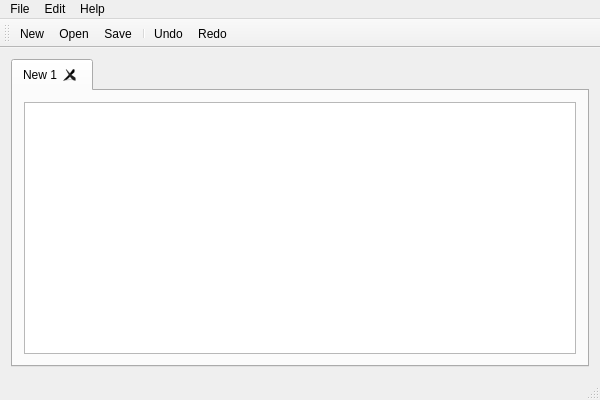
<?xml version="1.0" encoding="UTF-8"?>
<ui version="4.0">
 <class>QNotepadClass</class>
 <widget class="QMainWindow" name="QNotepadClass">
  <property name="geometry">
   <rect>
    <x>0</x>
    <y>0</y>
    <width>600</width>
    <height>400</height>
   </rect>
  </property>
  <property name="windowTitle">
   <string>QNotepad</string>
  </property>
  <widget class="QWidget" name="centralWidget">
   <layout class="QVBoxLayout" name="verticalLayout">
    <item>
     <widget class="QTabWidget" name="tabWidget">
      <property name="currentIndex">
       <number>0</number>
      </property>
      <property name="tabsClosable">
       <bool>true</bool>
      </property>
      <property name="movable">
       <bool>true</bool>
      </property>
      <widget class="QWidget" name="new1">
       <attribute name="title">
        <string>New 1</string>
       </attribute>
       <layout class="QVBoxLayout" name="verticalLayout_2">
        <item>
         <widget class="QTextEdit" name="textEdit"/>
        </item>
       </layout>
      </widget>
     </widget>
    </item>
   </layout>
  </widget>
  <widget class="QMenuBar" name="menuBar">
   <property name="geometry">
    <rect>
     <x>0</x>
     <y>0</y>
     <width>600</width>
     <height>21</height>
    </rect>
   </property>
   <widget class="QMenu" name="menuFile">
    <property name="title">
     <string>File</string>
    </property>
    <addaction name="actionNew"/>
    <addaction name="actionOpen"/>
    <addaction name="actionSave"/>
    <addaction name="actionSave_As"/>
    <addaction name="actionQuit"/>
   </widget>
   <widget class="QMenu" name="menuEdit">
    <property name="title">
     <string>Edit</string>
    </property>
    <addaction name="actionCopy"/>
    <addaction name="actionCut"/>
    <addaction name="actionPaste"/>
    <addaction name="separator"/>
    <addaction name="actionUndo"/>
    <addaction name="actionRedo"/>
   </widget>
   <widget class="QMenu" name="menuHelp">
    <property name="title">
     <string>Help</string>
    </property>
    <addaction name="actionAbout"/>
    <addaction name="actionAbout_Qt"/>
   </widget>
   <addaction name="menuFile"/>
   <addaction name="menuEdit"/>
   <addaction name="menuHelp"/>
  </widget>
  <widget class="QToolBar" name="mainToolBar">
   <attribute name="toolBarArea">
    <enum>TopToolBarArea</enum>
   </attribute>
   <attribute name="toolBarBreak">
    <bool>false</bool>
   </attribute>
   <addaction name="actionNew"/>
   <addaction name="actionOpen"/>
   <addaction name="actionSave"/>
   <addaction name="separator"/>
   <addaction name="actionUndo"/>
   <addaction name="actionRedo"/>
  </widget>
  <widget class="QStatusBar" name="statusBar"/>
  <action name="actionQuit">
   <property name="icon">
    <iconset resource="QNotepad.qrc">
     <normaloff>:/QNotepad/icons/quitIcon.png</normaloff>:/QNotepad/icons/quitIcon.png</iconset>
   </property>
   <property name="text">
    <string>Quit</string>
   </property>
   <property name="shortcut">
    <string>Ctrl+Q</string>
   </property>
  </action>
  <action name="actionCopy">
   <property name="icon">
    <iconset resource="QNotepad.qrc">
     <normaloff>:/QNotepad/icons/copyIcon.png</normaloff>:/QNotepad/icons/copyIcon.png</iconset>
   </property>
   <property name="text">
    <string>Copy</string>
   </property>
   <property name="shortcut">
    <string>Ctrl+C</string>
   </property>
  </action>
  <action name="actionCut">
   <property name="icon">
    <iconset resource="QNotepad.qrc">
     <normaloff>:/QNotepad/icons/cutIcon.png</normaloff>:/QNotepad/icons/cutIcon.png</iconset>
   </property>
   <property name="text">
    <string>Cut</string>
   </property>
   <property name="shortcut">
    <string>Ctrl+X</string>
   </property>
  </action>
  <action name="actionPaste">
   <property name="icon">
    <iconset resource="QNotepad.qrc">
     <normaloff>:/QNotepad/icons/pasteIcon.png</normaloff>:/QNotepad/icons/pasteIcon.png</iconset>
   </property>
   <property name="text">
    <string>Paste</string>
   </property>
   <property name="shortcut">
    <string>Ctrl+V</string>
   </property>
  </action>
  <action name="actionUndo">
   <property name="icon">
    <iconset resource="QNotepad.qrc">
     <normaloff>:/QNotepad/icons/undoIcon.png</normaloff>:/QNotepad/icons/undoIcon.png</iconset>
   </property>
   <property name="text">
    <string>Undo</string>
   </property>
   <property name="shortcut">
    <string>Ctrl+Z</string>
   </property>
  </action>
  <action name="actionRedo">
   <property name="icon">
    <iconset resource="QNotepad.qrc">
     <normaloff>:/QNotepad/icons/redoIcon.png</normaloff>:/QNotepad/icons/redoIcon.png</iconset>
   </property>
   <property name="text">
    <string>Redo</string>
   </property>
   <property name="shortcut">
    <string>Ctrl+Shift+Z</string>
   </property>
  </action>
  <action name="actionAbout">
   <property name="icon">
    <iconset resource="QNotepad.qrc">
     <normaloff>:/QNotepad/icons/aboutIcon.png</normaloff>:/QNotepad/icons/aboutIcon.png</iconset>
   </property>
   <property name="text">
    <string>About</string>
   </property>
  </action>
  <action name="actionAbout_Qt">
   <property name="icon">
    <iconset resource="QNotepad.qrc">
     <normaloff>:/QNotepad/icons/aboutQtIcon.png</normaloff>:/QNotepad/icons/aboutQtIcon.png</iconset>
   </property>
   <property name="text">
    <string>About Qt</string>
   </property>
  </action>
  <action name="actionNew">
   <property name="icon">
    <iconset resource="QNotepad.qrc">
     <normaloff>:/QNotepad/icons/newIcon.png</normaloff>:/QNotepad/icons/newIcon.png</iconset>
   </property>
   <property name="text">
    <string>New</string>
   </property>
   <property name="shortcut">
    <string>Ctrl+N</string>
   </property>
  </action>
  <action name="actionOpen">
   <property name="icon">
    <iconset resource="QNotepad.qrc">
     <normaloff>:/QNotepad/icons/openIcon.png</normaloff>:/QNotepad/icons/openIcon.png</iconset>
   </property>
   <property name="text">
    <string>Open</string>
   </property>
   <property name="shortcut">
    <string>Ctrl+O</string>
   </property>
  </action>
  <action name="actionSave">
   <property name="icon">
    <iconset resource="QNotepad.qrc">
     <normaloff>:/QNotepad/icons/saveIcon.png</normaloff>:/QNotepad/icons/saveIcon.png</iconset>
   </property>
   <property name="text">
    <string>Save</string>
   </property>
   <property name="shortcut">
    <string>Ctrl+S</string>
   </property>
  </action>
  <action name="actionSave_As">
   <property name="icon">
    <iconset resource="QNotepad.qrc">
     <normaloff>:/QNotepad/icons/saveIcon.png</normaloff>:/QNotepad/icons/saveIcon.png</iconset>
   </property>
   <property name="text">
    <string>Save As</string>
   </property>
   <property name="shortcut">
    <string>Ctrl+Shift+A</string>
   </property>
  </action>
 </widget>
 <layoutdefault spacing="6" margin="11"/>
 <resources>
  <include location="QNotepad.qrc"/>
 </resources>
 <connections/>
</ui>
